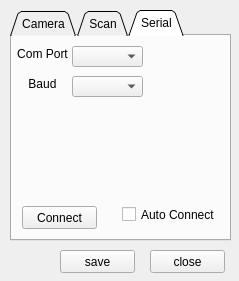
<?xml version="1.0" encoding="UTF-8"?>
<ui version="4.0">
 <class>optwndw</class>
 <widget class="QWidget" name="optwndw">
  <property name="windowModality">
   <enum>Qt::WindowModal</enum>
  </property>
  <property name="geometry">
   <rect>
    <x>0</x>
    <y>0</y>
    <width>239</width>
    <height>281</height>
   </rect>
  </property>
  <property name="windowTitle">
   <string>optwndw</string>
  </property>
  <widget class="QPushButton" name="closeButton">
   <property name="geometry">
    <rect>
     <x>150</x>
     <y>250</y>
     <width>75</width>
     <height>23</height>
    </rect>
   </property>
   <property name="text">
    <string>close</string>
   </property>
  </widget>
  <widget class="QPushButton" name="saveButton">
   <property name="geometry">
    <rect>
     <x>60</x>
     <y>250</y>
     <width>75</width>
     <height>23</height>
    </rect>
   </property>
   <property name="text">
    <string>save</string>
   </property>
  </widget>
  <widget class="QTabWidget" name="tabWidget">
   <property name="geometry">
    <rect>
     <x>10</x>
     <y>10</y>
     <width>221</width>
     <height>231</height>
    </rect>
   </property>
   <property name="tabPosition">
    <enum>QTabWidget::North</enum>
   </property>
   <property name="tabShape">
    <enum>QTabWidget::Triangular</enum>
   </property>
   <property name="currentIndex">
    <number>2</number>
   </property>
   <widget class="QWidget" name="tab">
    <attribute name="title">
     <string>Camera</string>
    </attribute>
    <widget class="QFrame" name="frame">
     <property name="geometry">
      <rect>
       <x>0</x>
       <y>0</y>
       <width>211</width>
       <height>211</height>
      </rect>
     </property>
     <property name="frameShape">
      <enum>QFrame::Box</enum>
     </property>
     <property name="frameShadow">
      <enum>QFrame::Raised</enum>
     </property>
     <property name="midLineWidth">
      <number>1</number>
     </property>
     <widget class="QSlider" name="cambright_sdr">
      <property name="geometry">
       <rect>
        <x>30</x>
        <y>180</y>
        <width>160</width>
        <height>19</height>
       </rect>
      </property>
      <property name="orientation">
       <enum>Qt::Horizontal</enum>
      </property>
     </widget>
     <widget class="QLabel" name="label_2">
      <property name="geometry">
       <rect>
        <x>30</x>
        <y>160</y>
        <width>131</width>
        <height>16</height>
       </rect>
      </property>
      <property name="text">
       <string>cambright</string>
      </property>
     </widget>
     <widget class="QLabel" name="label">
      <property name="geometry">
       <rect>
        <x>30</x>
        <y>110</y>
        <width>131</width>
        <height>16</height>
       </rect>
      </property>
      <property name="text">
       <string>Min pix bright</string>
      </property>
     </widget>
     <widget class="QSlider" name="bixbright_sdr">
      <property name="geometry">
       <rect>
        <x>30</x>
        <y>130</y>
        <width>160</width>
        <height>19</height>
       </rect>
      </property>
      <property name="orientation">
       <enum>Qt::Horizontal</enum>
      </property>
     </widget>
     <widget class="QComboBox" name="resoBox">
      <property name="geometry">
       <rect>
        <x>30</x>
        <y>70</y>
        <width>101</width>
        <height>22</height>
       </rect>
      </property>
     </widget>
     <widget class="QLabel" name="label_4">
      <property name="geometry">
       <rect>
        <x>30</x>
        <y>40</y>
        <width>131</width>
        <height>16</height>
       </rect>
      </property>
      <property name="text">
       <string>Resolution</string>
      </property>
     </widget>
     <widget class="QLabel" name="label_6">
      <property name="geometry">
       <rect>
        <x>0</x>
        <y>10</y>
        <width>211</width>
        <height>16</height>
       </rect>
      </property>
      <property name="frameShape">
       <enum>QFrame::NoFrame</enum>
      </property>
      <property name="text">
       <string>Camera Settings</string>
      </property>
      <property name="textFormat">
       <enum>Qt::AutoText</enum>
      </property>
      <property name="alignment">
       <set>Qt::AlignCenter</set>
      </property>
      <property name="textInteractionFlags">
       <set>Qt::NoTextInteraction</set>
      </property>
     </widget>
    </widget>
   </widget>
   <widget class="QWidget" name="tab_2">
    <attribute name="title">
     <string>Scan</string>
    </attribute>
    <widget class="QFrame" name="frame_2">
     <property name="geometry">
      <rect>
       <x>0</x>
       <y>0</y>
       <width>211</width>
       <height>251</height>
      </rect>
     </property>
     <property name="frameShape">
      <enum>QFrame::Box</enum>
     </property>
     <property name="frameShadow">
      <enum>QFrame::Raised</enum>
     </property>
     <property name="lineWidth">
      <number>1</number>
     </property>
     <property name="midLineWidth">
      <number>1</number>
     </property>
     <widget class="QLabel" name="scanrev_lbl">
      <property name="geometry">
       <rect>
        <x>30</x>
        <y>110</y>
        <width>131</width>
        <height>16</height>
       </rect>
      </property>
      <property name="text">
       <string>scans/rev</string>
      </property>
     </widget>
     <widget class="QSlider" name="scansrev_sdr">
      <property name="geometry">
       <rect>
        <x>20</x>
        <y>130</y>
        <width>160</width>
        <height>19</height>
       </rect>
      </property>
      <property name="minimum">
       <number>100</number>
      </property>
      <property name="maximum">
       <number>400</number>
      </property>
      <property name="sliderPosition">
       <number>100</number>
      </property>
      <property name="tracking">
       <bool>false</bool>
      </property>
      <property name="orientation">
       <enum>Qt::Horizontal</enum>
      </property>
      <property name="invertedAppearance">
       <bool>false</bool>
      </property>
      <property name="invertedControls">
       <bool>false</bool>
      </property>
      <property name="tickPosition">
       <enum>QSlider::TicksAbove</enum>
      </property>
      <property name="tickInterval">
       <number>100</number>
      </property>
     </widget>
     <widget class="QLabel" name="steps_lbl">
      <property name="geometry">
       <rect>
        <x>90</x>
        <y>110</y>
        <width>41</width>
        <height>21</height>
       </rect>
      </property>
      <property name="text">
       <string>0</string>
      </property>
     </widget>
     <widget class="QSlider" name="stepdelay_sdr">
      <property name="geometry">
       <rect>
        <x>20</x>
        <y>180</y>
        <width>160</width>
        <height>19</height>
       </rect>
      </property>
      <property name="minimum">
       <number>100</number>
      </property>
      <property name="maximum">
       <number>1200</number>
      </property>
      <property name="singleStep">
       <number>10</number>
      </property>
      <property name="pageStep">
       <number>50</number>
      </property>
      <property name="value">
       <number>200</number>
      </property>
      <property name="sliderPosition">
       <number>200</number>
      </property>
      <property name="tracking">
       <bool>true</bool>
      </property>
      <property name="orientation">
       <enum>Qt::Horizontal</enum>
      </property>
      <property name="invertedAppearance">
       <bool>false</bool>
      </property>
      <property name="invertedControls">
       <bool>false</bool>
      </property>
      <property name="tickPosition">
       <enum>QSlider::TicksAbove</enum>
      </property>
      <property name="tickInterval">
       <number>100</number>
      </property>
     </widget>
     <widget class="QLabel" name="stepdelay_lbl">
      <property name="geometry">
       <rect>
        <x>30</x>
        <y>160</y>
        <width>131</width>
        <height>16</height>
       </rect>
      </property>
      <property name="text">
       <string>stepdelay                    ms</string>
      </property>
     </widget>
     <widget class="QLabel" name="delay_lbl">
      <property name="geometry">
       <rect>
        <x>90</x>
        <y>160</y>
        <width>41</width>
        <height>21</height>
       </rect>
      </property>
      <property name="text">
       <string>0</string>
      </property>
     </widget>
     <widget class="QLabel" name="label_7">
      <property name="geometry">
       <rect>
        <x>0</x>
        <y>10</y>
        <width>211</width>
        <height>16</height>
       </rect>
      </property>
      <property name="frameShape">
       <enum>QFrame::NoFrame</enum>
      </property>
      <property name="text">
       <string>Scan Settings</string>
      </property>
      <property name="textFormat">
       <enum>Qt::AutoText</enum>
      </property>
      <property name="alignment">
       <set>Qt::AlignCenter</set>
      </property>
      <property name="textInteractionFlags">
       <set>Qt::NoTextInteraction</set>
      </property>
     </widget>
     <widget class="QFrame" name="frame_3">
      <property name="geometry">
       <rect>
        <x>0</x>
        <y>30</y>
        <width>211</width>
        <height>81</height>
       </rect>
      </property>
      <property name="autoFillBackground">
       <bool>false</bool>
      </property>
      <property name="frameShape">
       <enum>QFrame::Box</enum>
      </property>
      <property name="frameShadow">
       <enum>QFrame::Raised</enum>
      </property>
      <property name="midLineWidth">
       <number>1</number>
      </property>
      <widget class="QSpinBox" name="dspinBox">
       <property name="geometry">
        <rect>
         <x>71</x>
         <y>50</y>
         <width>51</width>
         <height>22</height>
        </rect>
       </property>
       <property name="maximum">
        <number>500</number>
       </property>
       <property name="singleStep">
        <number>10</number>
       </property>
       <property name="value">
        <number>0</number>
       </property>
      </widget>
      <widget class="QSpinBox" name="rspinBox">
       <property name="geometry">
        <rect>
         <x>130</x>
         <y>30</y>
         <width>51</width>
         <height>22</height>
        </rect>
       </property>
       <property name="maximum">
        <number>500</number>
       </property>
       <property name="singleStep">
        <number>10</number>
       </property>
       <property name="value">
        <number>0</number>
       </property>
      </widget>
      <widget class="QSpinBox" name="lspinBox">
       <property name="geometry">
        <rect>
         <x>10</x>
         <y>30</y>
         <width>51</width>
         <height>22</height>
        </rect>
       </property>
       <property name="maximum">
        <number>500</number>
       </property>
       <property name="singleStep">
        <number>10</number>
       </property>
       <property name="value">
        <number>0</number>
       </property>
      </widget>
      <widget class="QSpinBox" name="uspinBox">
       <property name="geometry">
        <rect>
         <x>71</x>
         <y>10</y>
         <width>51</width>
         <height>22</height>
        </rect>
       </property>
       <property name="frame">
        <bool>true</bool>
       </property>
       <property name="maximum">
        <number>500</number>
       </property>
       <property name="singleStep">
        <number>10</number>
       </property>
       <property name="value">
        <number>0</number>
       </property>
      </widget>
      <widget class="QLabel" name="label_5">
       <property name="geometry">
        <rect>
         <x>60</x>
         <y>30</y>
         <width>61</width>
         <height>20</height>
        </rect>
       </property>
       <property name="text">
        <string>Borders</string>
       </property>
       <property name="alignment">
        <set>Qt::AlignCenter</set>
       </property>
      </widget>
      <zorder>label_5</zorder>
      <zorder>dspinBox</zorder>
      <zorder>rspinBox</zorder>
      <zorder>lspinBox</zorder>
      <zorder>uspinBox</zorder>
     </widget>
    </widget>
   </widget>
   <widget class="QWidget" name="tab_3">
    <attribute name="title">
     <string>Serial</string>
    </attribute>
    <widget class="QComboBox" name="comBox">
     <property name="geometry">
      <rect>
       <x>60</x>
       <y>10</y>
       <width>71</width>
       <height>21</height>
      </rect>
     </property>
    </widget>
    <widget class="QLabel" name="label_8">
     <property name="geometry">
      <rect>
       <x>0</x>
       <y>10</y>
       <width>61</width>
       <height>16</height>
      </rect>
     </property>
     <property name="frameShape">
      <enum>QFrame::NoFrame</enum>
     </property>
     <property name="text">
      <string>Com Port</string>
     </property>
     <property name="textFormat">
      <enum>Qt::AutoText</enum>
     </property>
     <property name="alignment">
      <set>Qt::AlignCenter</set>
     </property>
     <property name="textInteractionFlags">
      <set>Qt::NoTextInteraction</set>
     </property>
    </widget>
    <widget class="QLabel" name="label_9">
     <property name="geometry">
      <rect>
       <x>0</x>
       <y>40</y>
       <width>61</width>
       <height>16</height>
      </rect>
     </property>
     <property name="frameShape">
      <enum>QFrame::NoFrame</enum>
     </property>
     <property name="text">
      <string>Baud</string>
     </property>
     <property name="textFormat">
      <enum>Qt::AutoText</enum>
     </property>
     <property name="alignment">
      <set>Qt::AlignCenter</set>
     </property>
     <property name="textInteractionFlags">
      <set>Qt::NoTextInteraction</set>
     </property>
    </widget>
    <widget class="QComboBox" name="baudBox">
     <property name="geometry">
      <rect>
       <x>60</x>
       <y>40</y>
       <width>71</width>
       <height>21</height>
      </rect>
     </property>
    </widget>
    <widget class="QPushButton" name="connectBtn">
     <property name="geometry">
      <rect>
       <x>10</x>
       <y>170</y>
       <width>75</width>
       <height>23</height>
      </rect>
     </property>
     <property name="text">
      <string>Connect</string>
     </property>
    </widget>
    <widget class="QCheckBox" name="connectBox">
     <property name="geometry">
      <rect>
       <x>110</x>
       <y>170</y>
       <width>101</width>
       <height>17</height>
      </rect>
     </property>
     <property name="text">
      <string>Auto Connect</string>
     </property>
    </widget>
   </widget>
  </widget>
 </widget>
 <resources/>
 <connections/>
</ui>
